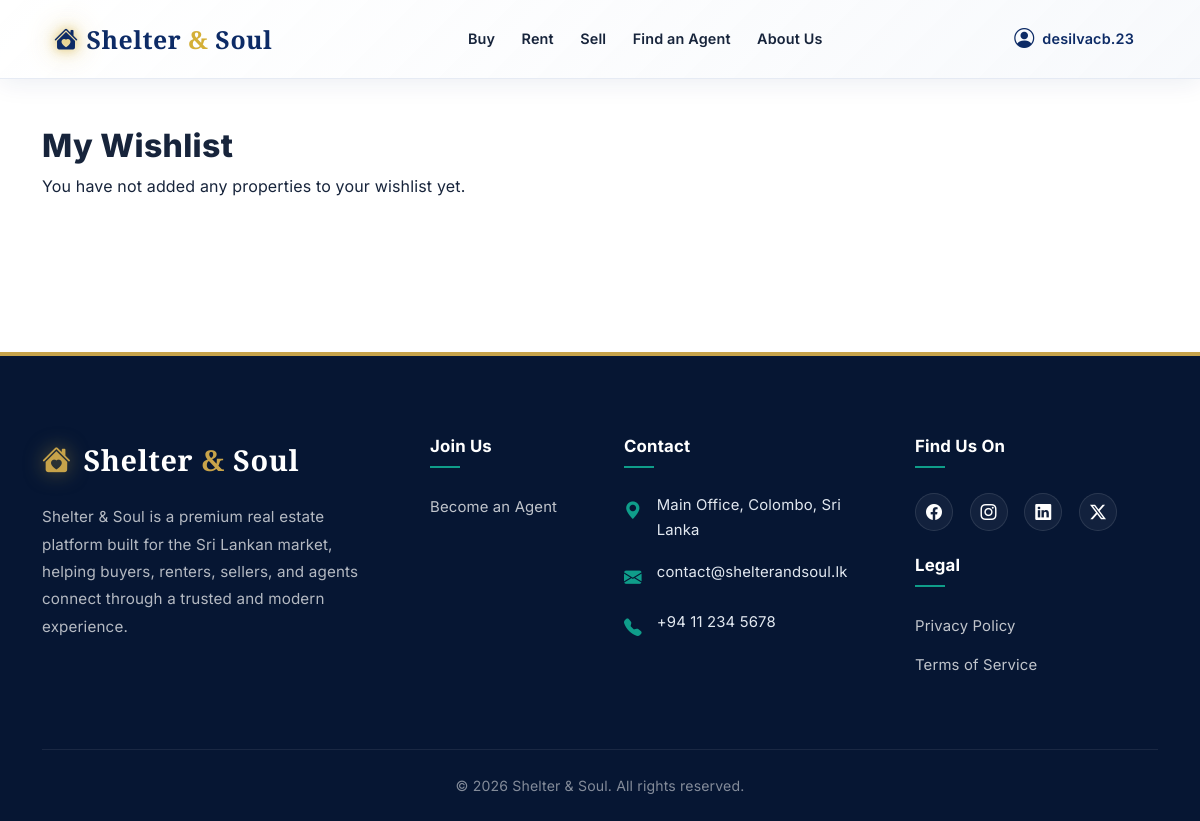
The page /wishlist/ (signed in) on the database as committed earlier.
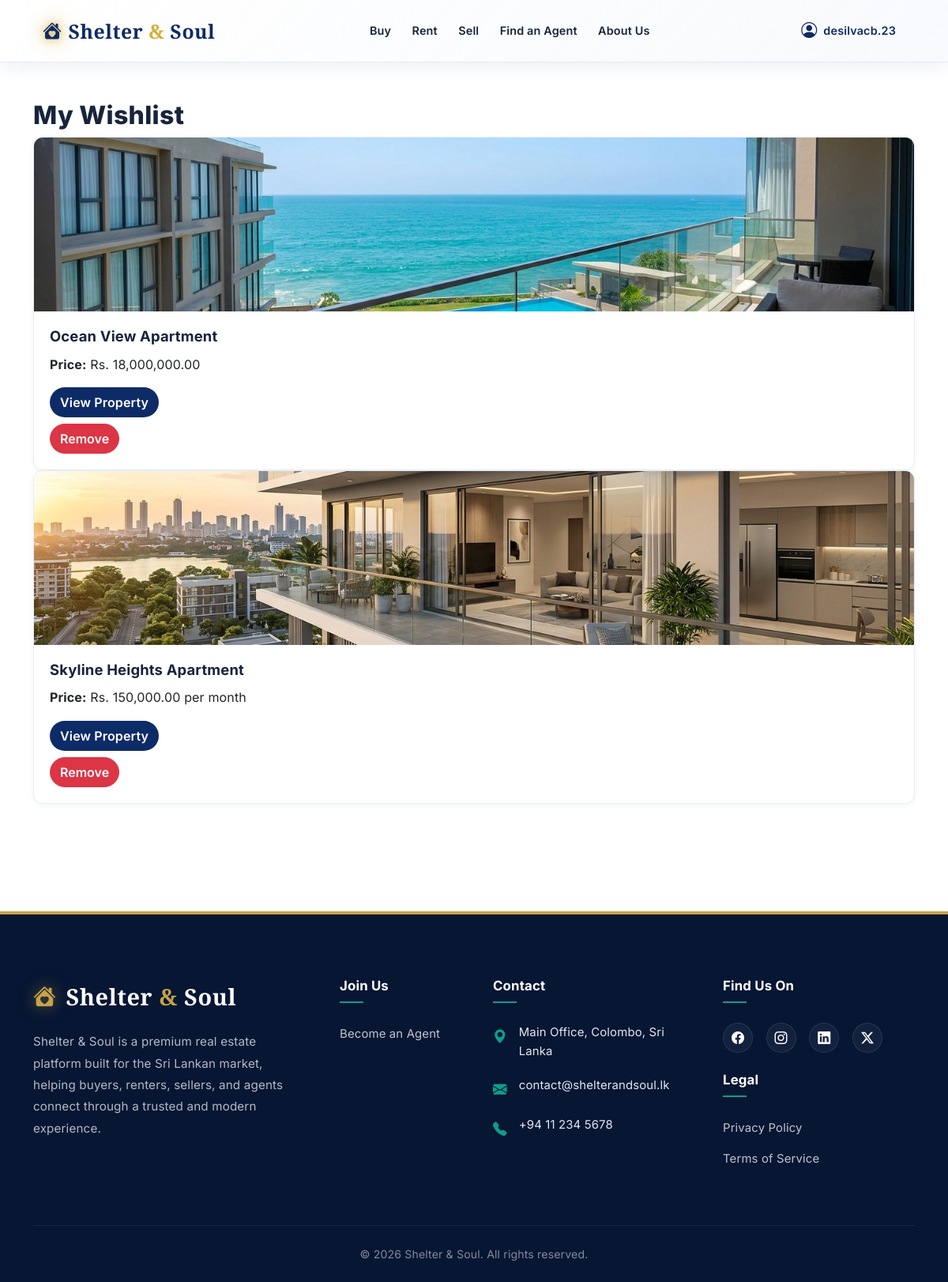
The same page on the database as committed later.
### listings/models.py (models this page shows, shortened)
class Wishlist(models.Model):
    user = models.ForeignKey(User, on_delete=models.CASCADE, related_name="wishlist_items")
    property = models.ForeignKey(Property, on_delete=models.CASCADE, related_name="wishlisted_by")
    created_at = models.DateTimeField(auto_now_add=True)
    class Meta:
        constraints = [
            models.UniqueConstraint(fields=["user", "property"], name="unique_user_property_wishlist")
        ]

class Property(models.Model):
    LISTING_CATEGORIES = [
        ("Sell", "Sell"),
        ("Rent", "Rent"),
    ]
    PROPERTY_TYPES = [
        ("Residential", "Residential"),
        ("Apartment", "Apartment"),
        ("Commercial", "Commercial"),
        ("Land", "Land"),
    ]
    SIZE_UNITS = [
        ("sqft", "sqft"),
        ("acres", "Acres"),
        ("perch", "Perch"),
    ]
    name = models.CharField(max_length=255)
    location = models.CharField(max_length=255)
    price = models.DecimalField(max_digits=10, decimal_places=2)
    listing_category = models.CharField(max_length=20, choices=LISTING_CATEGORIES, default="Sell")
    property_type = models.CharField(
        max_length=100,
        choices=PROPERTY_TYPES,
        default="Residential"
    )
    description = models.TextField()
    number_of_rooms = models.PositiveIntegerField(null=True, blank=True)
    number_of_bathrooms = models.PositiveIntegerField(null=True, blank=True)
    size_sqft = models.DecimalField("Size", max_digits=12, decimal_places=2, null=True, blank=True)
    size_unit = models.CharField(max_length=20, choices=SIZE_UNITS, default="sqft")
    walkthrough_video = models.FileField(upload_to="", null=True, blank=True)
    video_url = models.URLField(blank=True)
    address = models.CharField(max_length=255, blank=True)
    latitude = models.DecimalField(max_digits=9, decimal_places=6, null=True, blank=True)
    longitude = models.DecimalField(max_digits=9, decimal_places=6, null=True, blank=True)
    owner = models.ForeignKey(User, on_delete=models.SET_NULL, null=True, blank=True, related_name="properties")
    @property
    def primary_image(self):
        return self.images.first()

class PropertyImage(models.Model):
    property = models.ForeignKey(Property, on_delete=models.CASCADE, related_name="images")
    image = models.ImageField(upload_to="")
    uploaded_at = models.DateTimeField(auto_now_add=True)
    class Meta:
        ordering = ["id"]

### listings/views.py (the view)
# urls.py: path("wishlist/", views.wishlist_view, name="wishlist"),
@login_required
def wishlist_view(request):
    wishlist_items = (
        Wishlist.objects.filter(user=request.user)
        .select_related("property")
        .order_by("-created_at")
    )
    return render(request, "listings/wishlist.html", {"wishlist_items": wishlist_items})

### listings/context_processors.py (called while the page is built)
def seller_permissions(request):
    user = getattr(request, "user", None)
    can_post = False
    if user and user.is_authenticated:
        has_approved_lead = user.sell_leads.filter(status="Approved").exists()
        profile, _ = UserProfile.objects.get_or_create(user=user)
        if profile.can_post_property != has_approved_lead:
            profile.can_post_property = has_approved_lead
            profile.save(update_fields=["can_post_property"])
        can_post = has_approved_lead
    return {"user_can_post_property": can_post}

### listings/templates/listings/wishlist.html (shortened to what this page needs)
{% extends "listings/base.html" %}
{% load humanize %}
{% block content %}
<h2>My Wishlist</h2>
{% if wishlist_items %}
    <div class="card-grid">
        {% for item in wishlist_items %}
            <div class="card">
                {% if item.property.primary_image %}
                    <img src="{{ item.property.primary_image.image.url }}" alt="{{ item.property.name }}">
                {% endif %}
                <div class="card-body">
                    <h3>{{ item.property.name }}</h3>
                    <p><strong>Price:</strong> Rs. {{ item.property.price|intcomma }}{% if item.property.listing_category == "Rent" %} per month{% endif %}</p>
                    <a href="{% url 'property_detail' item.property.pk %}" class="btn">View Property</a>
                    <form method="post" action="{% url 'remove_from_wishlist' item.property.pk %}" class="mt-2">
                        <button type="submit" class="btn btn-danger">Remove</button>
                    </form>
                </div>
            </div>
        {% endfor %}
    </div>
{% else %}
    <p>You have not added any properties to your wishlist yet.</p>
{% endif %}
{% endblock %}

### listings/templates/listings/base.html (shortened to what this page needs)
<!DOCTYPE html>
<html lang="en">
<head>
    <link href="https://cdn.jsdelivr.net/npm/bootstrap@5.3.2/dist/css/bootstrap.min.css" rel="stylesheet">
    <link rel="stylesheet" href="https://cdn.jsdelivr.net/npm/bootstrap-icons@1.11.1/font/bootstrap-icons.css">
</head>
<body>
    <nav id="mainNavbar"
        class="navbar navbar-expand-lg {% if request.resolver_match.url_name == 'home' %}navbar-home navbar-dark{% else %}navbar-light navbar-glass sticky-top{% endif %}">
        <div class="container-xl px-4">
            <a class="navbar-brand d-flex align-items-center gap-2" href="{% url 'home' %}">
                <span class="navbar-brand-icon-glow" aria-hidden="true"><i class="bi bi-house-heart-fill fs-4"></i></span>
                <span>Shelter <span style="color:#D4AF37;">&amp;</span> Soul</span>
            </a>
            <div class="collapse navbar-collapse" id="navbarNav">
                <ul class="navbar-nav mx-auto mb-2 mb-lg-0">
                    <li class="nav-item">
                        <a class="nav-link {% if request.resolver_match.url_name == 'property_list' and request.GET.type == 'buy' %}active{% endif %}"
                            href="{% url 'property_list' %}?type=buy">Buy</a>
                    </li>
                    <li class="nav-item">
                        <a class="nav-link {% if request.resolver_match.url_name == 'property_list' and request.GET.type == 'rent' %}active{% endif %}"
                            href="{% url 'property_list' %}?type=rent">Rent</a>
                    </li>
                    <li class="nav-item">
                        <a class="nav-link {% if request.resolver_match.url_name == 'sell' %}active{% endif %}"
                            href="{% url 'sell' %}">Sell</a>
                    </li>
                    <li class="nav-item">
                        <a class="nav-link {% if request.resolver_match.url_name == 'find_agent' %}active{% endif %}"
                            href="{% url 'find_agent' %}">Find an Agent</a>
                    </li>
                    <li class="nav-item">
                        <a class="nav-link {% if request.resolver_match.url_name == 'about' %}active{% endif %}"
                            href="{% url 'about' %}">About Us</a>
                    </li>
                </ul>
                <ul class="navbar-nav align-items-center gap-1">
                    {% if user.is_authenticated %}
                    <li class="nav-item dropdown">
                        <a class="nav-link dropdown-toggle d-flex align-items-center gap-2 fw-semibold {% if request.resolver_match.url_name != 'home' %}text-primary{% else %}text-white{% endif %}"
                            href="#" id="profileDropdown" role="button" data-bs-toggle="dropdown" aria-expanded="false"
                            aria-label="My profile menu">
                            <i class="bi bi-person-circle fs-5 flex-shrink-0"></i>
                            <span class="nav-user-name d-none d-md-inline">{{ user.get_full_name|default:user.username }}</span>
                        </a>
                    </li>
                    {% endif %}
                </ul>
            </div>
        </div>
    </nav>
    <main class="{% block main_class %}container my-5{% endblock %}">
        {% block content %}{% endblock %}
    </main>
    <footer class="footer">
        <div class="container">
            <div class="row g-5">
                <div class="col-lg-4 col-md-6">
                    <a href="{% url 'home' %}" class="footer-logo">
                        <i class="bi bi-house-heart-fill"></i>
                        <span>Shelter <span>&amp;</span> Soul</span>
                    </a>
                    <p class="footer-text mt-3">
                        Shelter & Soul is a premium real estate platform built for the Sri Lankan market, helping buyers, renters, sellers, and agents connect through a trusted and modern experience.
                    </p>
                </div>
                <div class="col-lg-2 col-md-6">
                    <h5 class="footer-heading">Join Us</h5>
                    <ul class="footer-link-group">
                        <li><a href="mailto:contact@shelterandsoul.lk">Become an Agent</a></li>
                    </ul>
                </div>
                <div class="col-lg-3 col-md-6">
                    <h5 class="footer-heading">Contact</h5>
                    <div class="footer-contact-item">
                        <i class="bi bi-geo-alt-fill"></i>
                        <span>Main Office, Colombo, Sri Lanka</span>
                    </div>
                    <div class="footer-contact-item">
                        <i class="bi bi-envelope-fill"></i>
                        <span>contact@shelterandsoul.lk</span>
                    </div>
                    <div class="footer-contact-item">
                        <i class="bi bi-telephone-fill"></i>
                        <span>+94 11 234 5678</span>
                    </div>
                </div>
                <div class="col-lg-3 col-md-6">
                    <h5 class="footer-heading">Find Us On</h5>
                    <div class="social-icons mb-4">
                        <a href="#" class="social-link" title="Facebook"><i class="bi bi-facebook"></i></a>
                        <a href="#" class="social-link" title="Instagram"><i class="bi bi-instagram"></i></a>
                        <a href="#" class="social-link" title="LinkedIn"><i class="bi bi-linkedin"></i></a>
                        <a href="#" class="social-link" title="Twitter/X"><i class="bi bi-twitter-x"></i></a>
                    </div>
                    <h5 class="footer-heading">Legal</h5>
                    <ul class="footer-link-group">
                        <li><a href="#">Privacy Policy</a></li>
                        <li><a href="#">Terms of Service</a></li>
                    </ul>
                </div>
            </div>
            <div class="footer-bottom">
                <div class="row align-items-center">
                    <div class="col-md-12 text-center">
                        <p class="footer-bottom-text">&copy; 2026 Shelter &amp; Soul. All rights reserved.</p>
                    </div>
                </div>
            </div>
        </div>
    </footer>
</body>
</html>

Rows that differ between the two databases and show on the page:
added Wishlist: property.primary_image.image (picture), property.name "Ocean View Apartment", property.price "18,000,000.00"
added Wishlist: property.primary_image.image (picture), property.name "Skyline Heights Apartment", property.price "150,000.00", shows "per month"
Other text that changed with them:
text no longer shown: "You have not added any properties to your wishlist yet."
